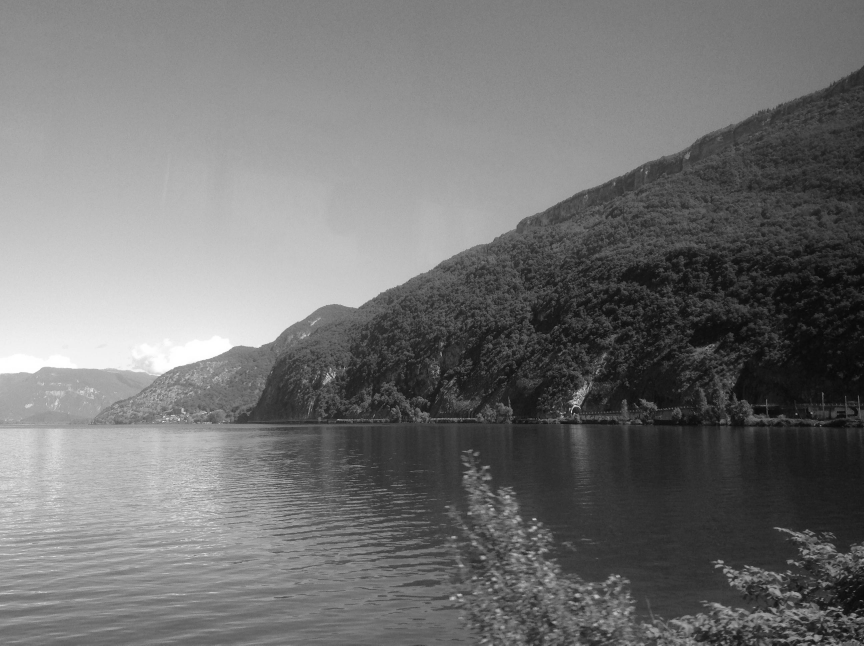
#> input picture examples/freq/fourier/01/input.jpg, 2592 x 1936 px (shown at 1/3 size)
$ python fourier.py
#> lines starting #> are read from the running program, lines starting #| are printed output that depends on the picture
### examples/freq/fourier/arg_parse.py
#!/usr/bin/env python3
import argparse
import sys

#######################  parser  ###########################################
class ArgParse(object):
    def __init__(self, args):
        self._args = self._parse_args(args)

    @property
    def args(self):
        return self._args

    def _parse_args(self, args):
        self._parser = argparse.ArgumentParser()
        self._parser.add_argument('--folder', '-f', default='01', help="path to folder of input image [Default: 01]")
        self._parser.add_argument('--mode', '-m', default='default', help="mode")
        return self._parser.parse_args(args)


#######################  parser call  #######################################
args = ArgParse(args = sys.argv[1:]).args
print(args)

### examples/freq/fourier/fourier.py
#!/usr/bin/env python3
# from: https://photo.stackexchange.com/questions/40401/what-does-frequency-mean-in-an-image
import os

import imageio
from PIL import Image
from numpy.fft import rfft2, irfft2
import numpy as np

from arg_parse import args

def save_dims(ft, low, high, name):
    print(low, high, name)
    ft2 = np.zeros_like(ft)
    # copy the frequencies from low to high but all others stay zero.
    ft2[low:high, low:high] = ft[low:high, low:high]
    save(ft2, name)

def save(ft, name):
    rft = irfft2(ft)
    img = Image.fromarray(rft)
    img = img.convert('L')
    img.save(name)

def main():
    # Convert input into grayscale and save.
    img = Image.open(f"{args.folder}/input.jpg")
#> img is the input picture: PIL image 2592x1936 L; min 0, max 255, mean 114.9
    img = img.convert('L')
    img.save(f"{args.folder}/input_gray.png")
    # Do Fourier Transform on image.
    ft = rfft2(img)
    # Take only zeroth frequency and do Inverse FT and save.
    save_dims(ft, 0, 1, f'{args.folder}/output_0.png')
#> in save, `img = Image.fromarray(rft)`: img: PIL image 2592x1936 F; every value is 114.9
#> in save, `img = Image.fromarray(rft)`: rft: shape (1936, 2592) float64; every value is 114.9
#> in save, `img = img.convert('L')`: img: PIL image 2592x1936 L; every value is 114
    # Take first two frequencies in both directions.
    save_dims(ft, 0, 2, f'{args.folder}/output_1.png')
    save_dims(ft, 0, 3, f'{args.folder}/output_2.png')
#> call 3 of save, with ft = array of shape (1936, 1297), name = '01/output_2.png'
#> in save (call 3), `img = Image.fromarray(rft)`:
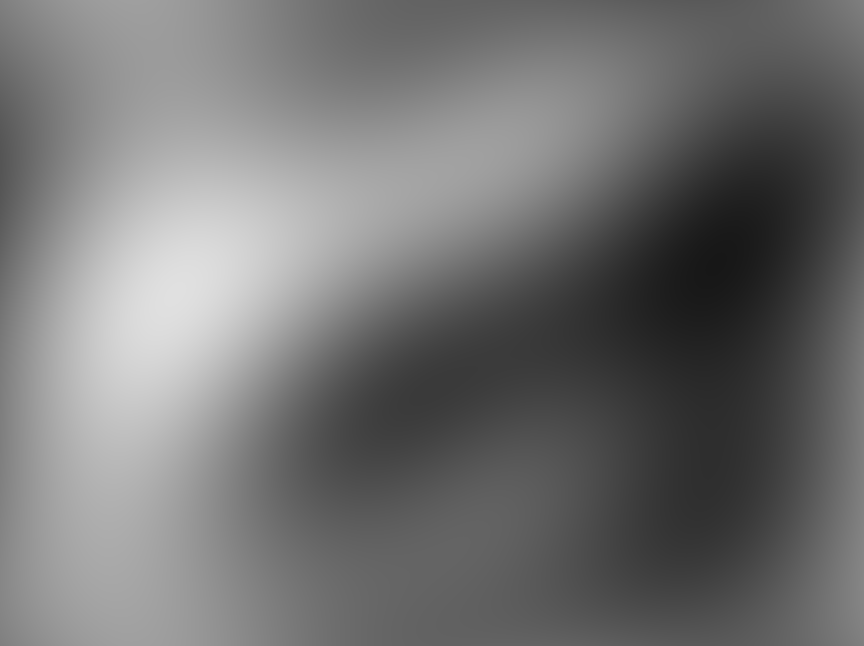
#> img: PIL image 2592x1936 F (shown at 1/3 size); min 23.69, max 224.4, mean 114.9
    # Take first 50% of frequencies.
    x = min(ft.shape)
#> x = 1297
    save_dims(ft, 0, x//2, f'{args.folder}/output_50p.png')
#> call 4 of save, with ft = array of shape (1936, 1297), name = '01/output_50p.png'
#> in save (call 4), `img = Image.fromarray(rft)`:
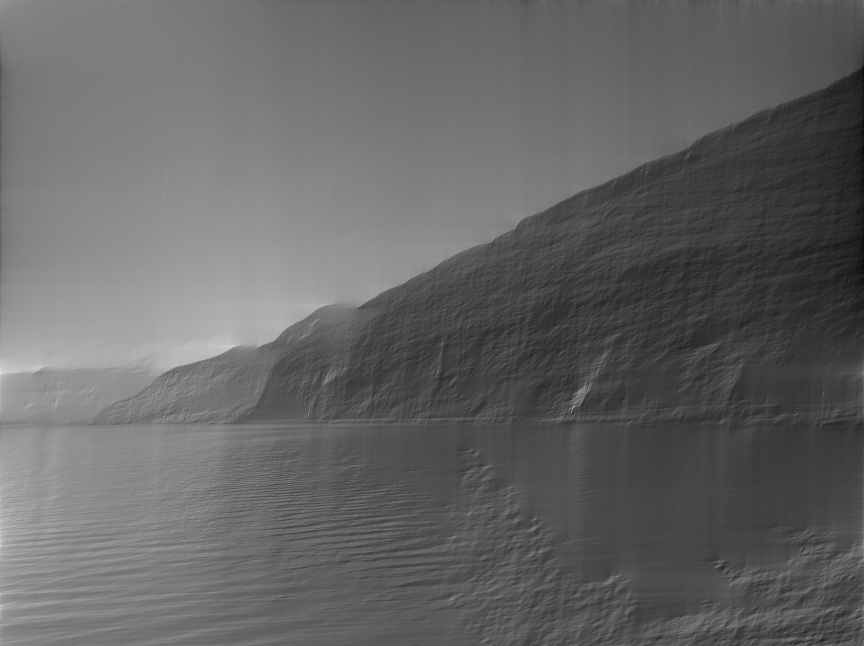
#> img: PIL image 2592x1936 F (shown at 1/3 size); min -46.97, max 359, mean 114.9; drawn with min black and max white
#> in save (call 4), `img = img.convert('L')`:
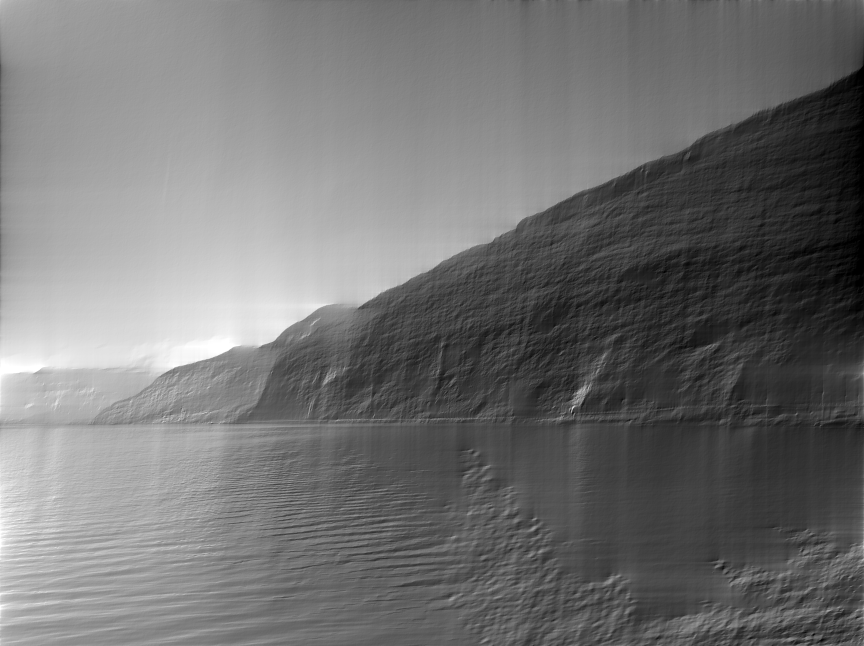
#> img: PIL image 2592x1936 L (shown at 1/3 size); min 0, max 255, mean 114.4

def generateGif():
    ''' Generates images to be later converted to a gif.
    This requires ImageMagick:
    convert -delay 100 -loop 0 output_*.png animation.gif
    '''
    if not os.path.exists(f'{args.folder}/animation/'):
        os.makedirs(f'{args.folder}/animation/')

    img = Image.open(f'{args.folder}/input.jpg')
    img = img.convert('L')
    # Resize image before any calculation.
    size = (640,480)
    img.thumbnail(size, Image.LANCZOS)
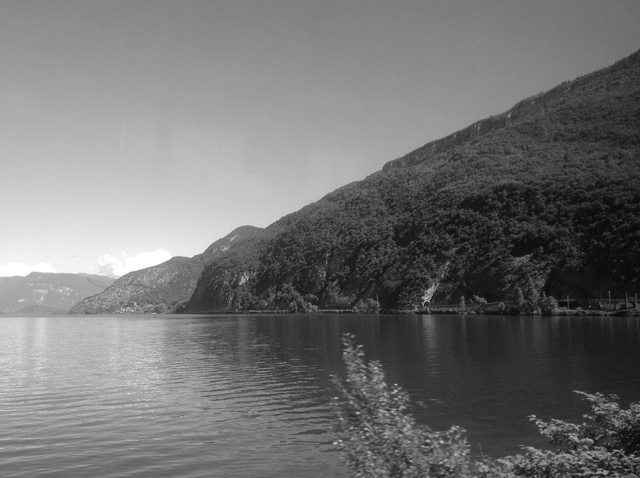
#> img: PIL image 640x478 L; min 5, max 255, mean 115
    ft = rfft2(img)

    fnames = []
    for x in range(0, max(ft.shape)):
        ft2 = np.zeros_like(ft)
        ft2[0:x, 0:x] = ft[0:x,0:x]
        rft = irfft2(ft2)
        img_out = Image.fromarray(rft).convert('L')
        fname = f'{args.folder}/animation/output_{(x, )}.jpg'
        fnames.append(fname)
        img_out.save(fname, quality=60, optimize=True)
#> this loop made 478 passes
#> pass 3, in generateGif, `img_out = Image.fromarray(rft).convert('L')`:
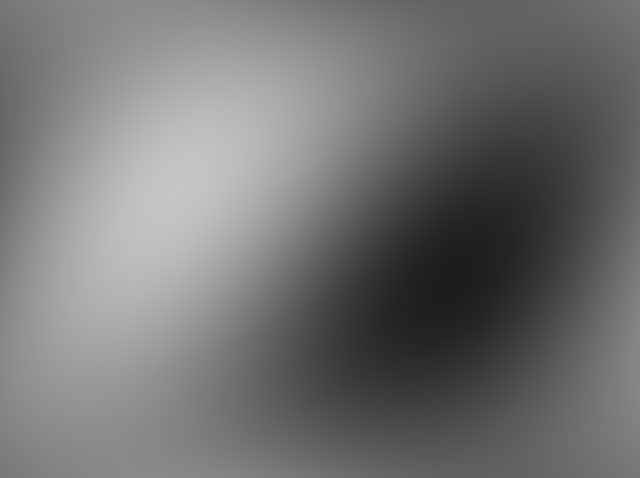
#> img_out: PIL image 640x478 L; min 28, max 197, mean 114.5
#> after the loop:
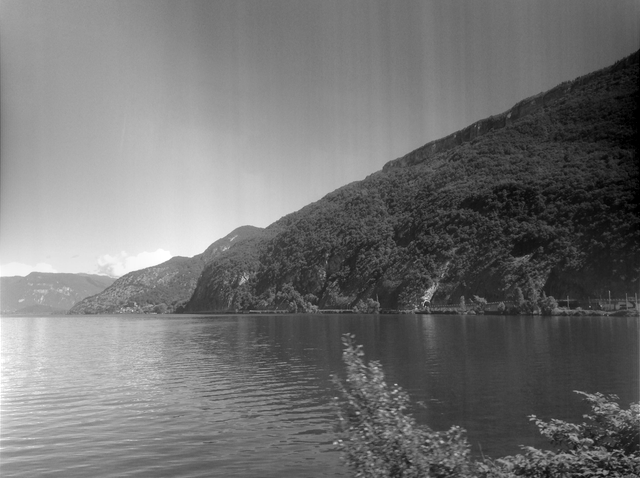
#> img_out: PIL image 640x478 L; min 0, max 255, mean 114.5
#> after the loop:
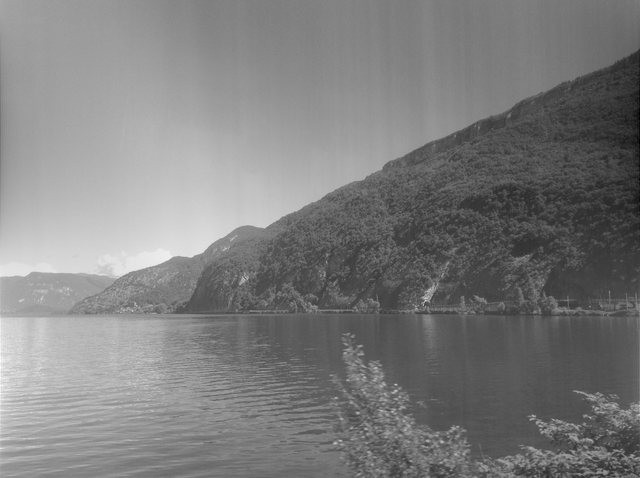
#> rft: shape (478, 640) float64; min -47.54, max 280.6, mean 115; drawn with min black and max white
#> after the loop, fnames = 478 items, first 6: '01/animation/output_(0,).jpg', '01/animation/output_(1,).jpg', '01/animation/output_(2,).jpg', '01/animation/output_(3,).jpg', '01/animation/output_(4,).jpg', '01/animation/output_(5,).jpg'

    if args.mode == 'default':
        images = []
        for fname in fnames:
            images.append(imageio.imread(fname))
        imageio.mimsave(f'{args.folder}/animation.gif', images)


    if args.mode == 'I':
        with imageio.get_writer(f'{args.folder}/animation.gif', mode='I', duration=0.2) as writer:
            for fname in fnames:
                image = imageio.imread(fname)
                writer.append_data(image)


if __name__=='__main__':
    main()
    generateGif()
